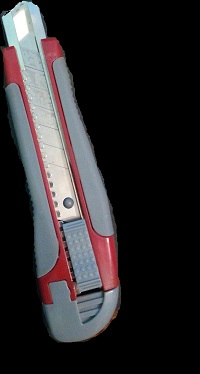
//> input picture 08_OpenCV_3/object.jpg, 200 x 374 px
$ ./openCV   (built with g++ and OpenCV 4)
//> lines starting //> are read from the running program, lines starting //| are printed output that depends on the picture; after the words box and inside, x2 and y2 are one past the last pixel; in counts of white or black regions, pixels touching at a corner belong together
#include <ctime>
#include <iostream>
#include <vector>
#include <opencv2/core.hpp>
#ifdef HAVE_OPENCV_XFEATURES2D
#include <opencv2/calib3d.hpp>
#include <opencv2/highgui.hpp>
#include <opencv2/imgproc.hpp>
#include <opencv2/features2d.hpp>
#include <opencv2/xfeatures2d.hpp>


using namespace cv;
using namespace cv::xfeatures2d;

enum {
	orb, akaze, kaze
};

template<typename T>
void find_obj(float _thresh, int action, Ptr<T> detector)
{
//> called with _thresh = 0.9, action = 0
	time_t begin = time(NULL);
	Mat img_object, img_scene;

	img_object = imread("object.jpg", IMREAD_GRAYSCALE);
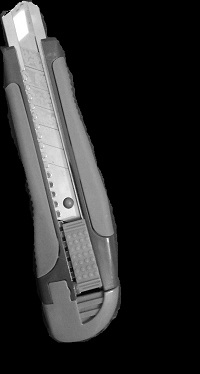
//> img_object: 374 rows x 200 cols, CV_8UC1; min 0, max 255, mean 42.4
	img_scene = imread("scene.jpg" ,IMREAD_GRAYSCALE);
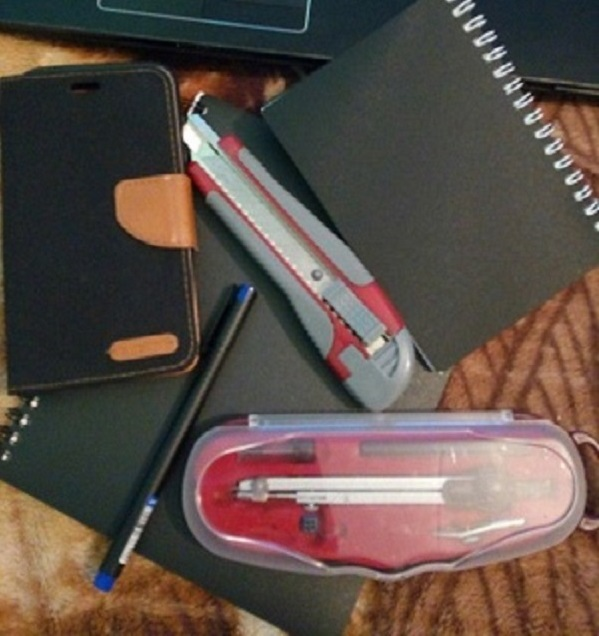
//> input picture 08_OpenCV_3/scene.jpg, 599 x 636 px
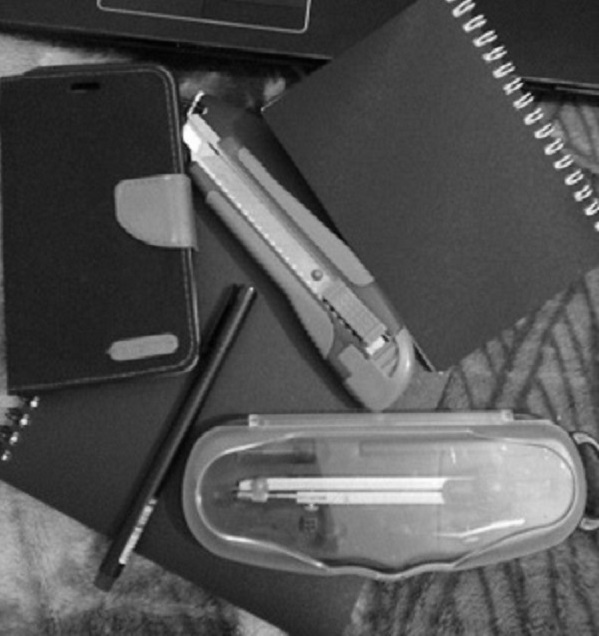
//> img_scene: 636 rows x 599 cols, CV_8UC1; min 0, max 255, mean 82.4

	if(img_object.empty() || img_scene.empty()){
		std::cout << "img isn`t found";
	}

	//find keyPoints

	std::vector<KeyPoint> keypoints_object, keypoints_scene;
	Mat descriptors_object, descriptors_scene;
	detector->detectAndCompute(img_object, noArray(),keypoints_object, descriptors_object);
//> keypoints_object = 366 keypoints; strongest (x, y, size): (107, 239, 31), (57, 218, 31), (45, 37, 31), (63, 204, 31)
	detector->detectAndCompute(img_scene, noArray(),keypoints_scene, descriptors_scene);
//> keypoints_scene = 500 keypoints; strongest (x, y, size): (34, 405, 31), (191, 116, 64.3), (120, 560, 37.2), (194, 111, 44.6)

	//find matches
	Ptr<DescriptorMatcher> matcher = DescriptorMatcher::create(DescriptorMatcher::BRUTEFORCE);
	std::vector<std::vector<DMatch>> bad_matches;
	matcher->knnMatch(descriptors_object, descriptors_scene, bad_matches,2);
//> bad_matches = 366 matches

	//filter matches
	std::vector<DMatch> good_matches;
	for(size_t i = 0; i < bad_matches.size();i++){
		if(bad_matches[i][0].distance < _thresh * bad_matches[i][1].distance)
			good_matches.push_back(bad_matches[i][0]);
	}
//> after the loop, good_matches = 62 matches

	//draw good matches
	Mat img_matches;
	drawMatches(img_object, keypoints_object, img_scene, keypoints_scene, good_matches, img_matches,
	Scalar::all(-1), Scalar::all(-1), std::vector<char>(), DrawMatchesFlags::NOT_DRAW_SINGLE_POINTS);

	//square

	std::vector<Point2f> obj, scene;

	for(size_t i = 0; i < good_matches.size(); i++){
		obj.push_back( keypoints_object[ good_matches[i].queryIdx ].pt );
        scene.push_back( keypoints_scene[ good_matches[i].trainIdx ].pt );
	}
//> this loop made 62 passes
//> after the loop, obj = 62 Points (x, y), first 12: [51, 193], [45, 37], [63, 220], [61, 224], [63, 201], [77, 216], [55, 209], [59, 225], [56, 202], [61, 228], [78, 295], [54, 192]; scene = 62 Points (x, y), first 12: [199.2, 111.6], [331.2, 308.2], [539.1, 108.9], [324, 300], [197, 162], [190.8, 109.2], [190.1, 109.4], [331.8, 307.6], [123, 565], [324, 300], [517, 79.2], [397.7, 333.2]

	int size = scene.size();
//> size = 62

	Mat H = findHomography(obj,scene,RANSAC  );
//> H = [[-5.45, 0.865, 269.8], [-5.33, 0.892, 246.5], [-0.0175, 0.0021, 1]]

	std::vector<Point2f> obj_corners(4);
    obj_corners[0] = Point2f(0, 0);
    obj_corners[1] = Point2f( (float)img_object.cols, 0 );
    obj_corners[2] = Point2f( (float)img_object.cols, (float)img_object.rows );
    obj_corners[3] = Point2f( 0, (float)img_object.rows );
	std::vector<Point2f> scene_corners(4);

	perspectiveTransform( obj_corners, scene_corners, H);
//> scene_corners = 4 Points (x, y): [269.8, 246.5], [329.1, 328.8], [291.1, 284.8], [332.2, 324.8]

	line( img_matches, scene_corners[0] + Point2f((float)img_object.cols, 0),
          scene_corners[1] + Point2f((float)img_object.cols, 0), Scalar(0, 255, 0), 4 );
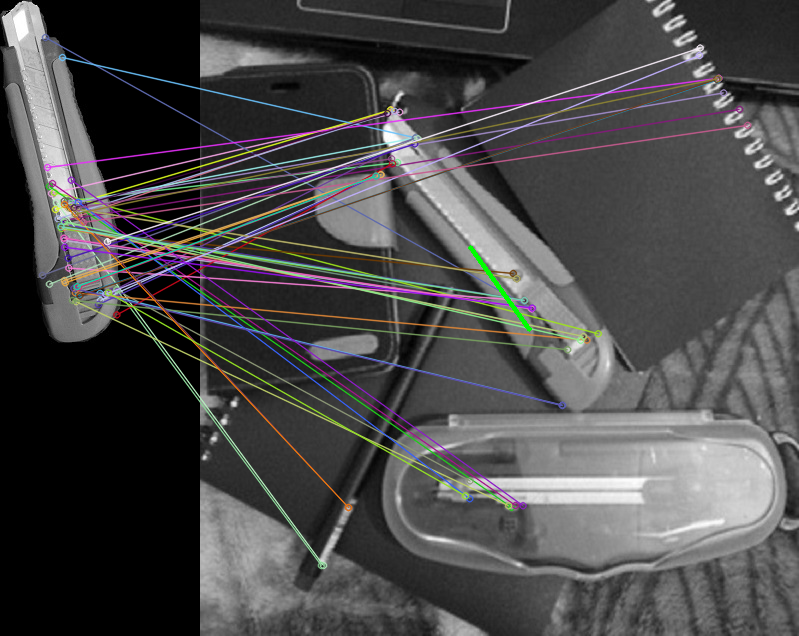
//> img_matches: 636 rows x 799 cols, CV_8UC3; mean B, G, R 73.2, 72.8, 73.7
    line( img_matches, scene_corners[1] + Point2f((float)img_object.cols, 0),
          scene_corners[2] + Point2f((float)img_object.cols, 0), Scalar( 0, 255, 0), 4 );
//> img_matches: 636 rows x 799 cols, CV_8UC3; 147 pixels changed, all inside (x1, y1, x2, y2) = (489, 283, 524, 326)
    line( img_matches, scene_corners[2] + Point2f((float)img_object.cols, 0),
          scene_corners[3] + Point2f((float)img_object.cols, 0), Scalar( 0, 255, 0), 4 );
//> img_matches: 636 rows x 799 cols, CV_8UC3; mean B, G, R 73.1, 72.9, 73.6
    line( img_matches, scene_corners[3] + Point2f((float)img_object.cols, 0),
          scene_corners[0] + Point2f((float)img_object.cols, 0), Scalar( 0, 255, 0), 4 );
//> img_matches: 636 rows x 799 cols, CV_8UC3; mean B, G, R 73.1, 72.9, 73.6
	int good_keypoints = 0;
	for(size_t i = 0; i < scene.size();i++){
		if (scene[i].x > scene_corners[0].x && scene[i].x < scene_corners[1].x
		&& scene[i].y > scene_corners[0].y && scene[i].y < scene_corners[2].y)
			good_keypoints++;
	}
//> after the loop, good_keypoints = 3

	std::string win, file_save;
	switch(action){
		case orb:
		win = "orb";
		file_save = "orb.jpg";
		std::cout << "orb: \n";
		break;

		case akaze:
		win = "akaze";
		file_save = "akaze.jpg";
		std::cout << "akaze: \n";
		break;

		case kaze:
		win = "kaze";
		file_save = "kaze.jpg";
		std::cout << "kaze: \n";
		break;
	}

	imshow(win, img_matches);
	imwrite(file_save, img_matches);

	std::cout << "time: " <<time(NULL) - begin << std::endl;
	std::cout << "good_keypoints: " << good_keypoints << "percent: " << good_keypoints *100 / size  << " %\n";
//| good_keypoints: 3percent: 4 %
}


int main()
{


	Ptr<FeatureDetector> detector1 = ORB::create();
	find_obj(0.9, orb, detector1);

	Ptr<FeatureDetector> detector2 = AKAZE::create();
	find_obj(5, akaze, detector2);
//> call 2 of find_obj, with _thresh = 5, action = 1
//> in find_obj (call 2), `detector->detectAndCompute(img_object, noArray(),keypoints_object, des..`: keypoints_object = 82 keypoints; strongest (x, y, size): (66, 203, 5.7), (67, 203, 8.1), (74, 211, 8.1), (63, 214, 8.1)
//> in find_obj (call 2), `detector->detectAndCompute(img_scene, noArray(),keypoints_scene, descr..`: keypoints_scene = 530 keypoints; strongest (x, y, size): (189, 134, 16.1), (33, 403, 4.8), (187, 134, 11.4), (499, 73, 8.1)
//> in find_obj (call 2), `matcher->knnMatch(descriptors_object, descriptors_scene, bad_matches,2);`: bad_matches = 82 matches
//> the loop in find_obj (call 2), `for(size_t i = 0; i < bad_matches.size();i++)` made 82 passes
//> the loop in find_obj (call 2), `for(size_t i = 0; i < good_matches.size(); i++)` made 82 passes
//> after the loop in find_obj (call 2), `for(size_t i = 0; i < good_matches.size(); i++)`: obj = 82 Points (x, y), first 12: [49.06, 33.91], [42.77, 35.3], [43.18, 41.17], [54.97, 40.91], [87.97, 131.1], [47.17, 169.2], [49.4, 179.1], [50.77, 184], [51.93, 188.8], [65.75, 226.5], [60.98, 228.7], [63.59, 238.3]; scene = 82 Points (x, y), first 12: [419.6, 360.3], [351.1, 349.7], [219.7, 143.3], [303, 506], [185, 145.8], [214.7, 138.2], [214.7, 138.2], [293.7, 266.2], [293.7, 266.2], [530.8, 99.07], [331.7, 308.5], [331.7, 308.5]
//> in find_obj (call 2), `int size = scene.size();`: size = 82
//> in find_obj (call 2), `Mat H = findHomography(obj,scene,RANSAC  );`: H = [[0.792, 0.44, 163.9], [-0.518, 0.846, 129.3], [-0.000233, -7.49e-05, 1]]
//> in find_obj (call 2), `perspectiveTransform( obj_corners, scene_corners, H);`: scene_corners = 4 Points (x, y): [163.9, 129.3], [338, 26.87], [526.2, 369.4], [338.1, 458.4]
//> in find_obj (call 2), `line( img_matches, scene_corners[3] + Point2f((float)img_object.cols, ..`:
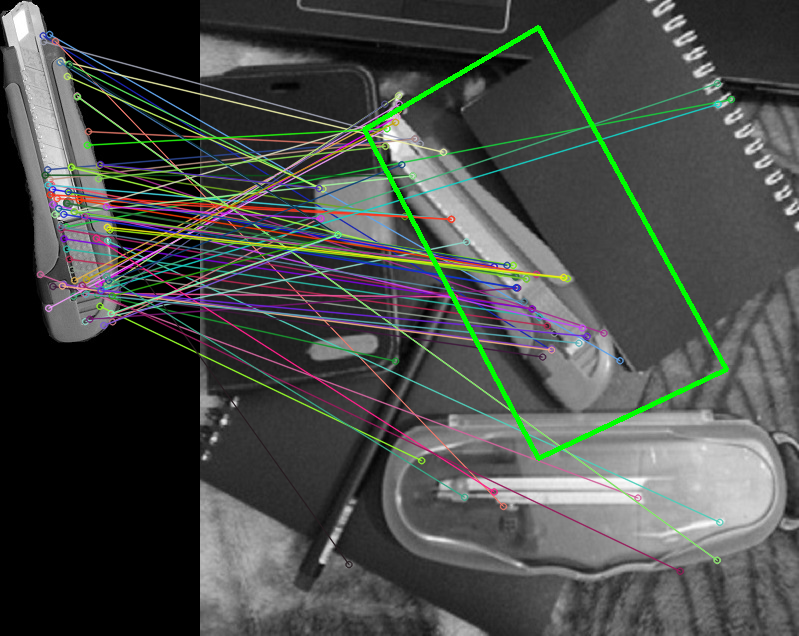
//> img_matches: 636 rows x 799 cols, CV_8UC3; mean B, G, R 72.5, 75.6, 72.6
//> the loop in find_obj (call 2), `for(size_t i = 0; i < scene.size();i++)` made 82 passes
//> after the loop in find_obj (call 2), `for(size_t i = 0; i < scene.size();i++)`: good_keypoints = 34
//| good_keypoints: 34percent: 41 %

	Ptr<FeatureDetector> detector3 = KAZE::create();
	find_obj(5, kaze, detector3);
//> call 3 of find_obj, with _thresh = 5, action = 2
//> in find_obj (call 3), `detector->detectAndCompute(img_object, noArray(),keypoints_object, des..`: keypoints_object = 147 keypoints; strongest (x, y, size): (66, 203, 5.8), (64, 213, 9.2), (74, 211, 7.9), (68, 214, 12.4)
//> in find_obj (call 3), `detector->detectAndCompute(img_scene, noArray(),keypoints_scene, descr..`: keypoints_scene = 744 keypoints; strongest (x, y, size): (196, 137, 26.6), (187, 134, 15.9), (34, 403, 5.8), (24, 421, 5.8)
//> in find_obj (call 3), `matcher->knnMatch(descriptors_object, descriptors_scene, bad_matches,2);`: bad_matches = 147 matches
//> the loop in find_obj (call 3), `for(size_t i = 0; i < bad_matches.size();i++)` made 147 passes
//> in find_obj (call 3), `drawMatches(img_object, keypoints_object, img_scene, keypoints_scene, ..`:
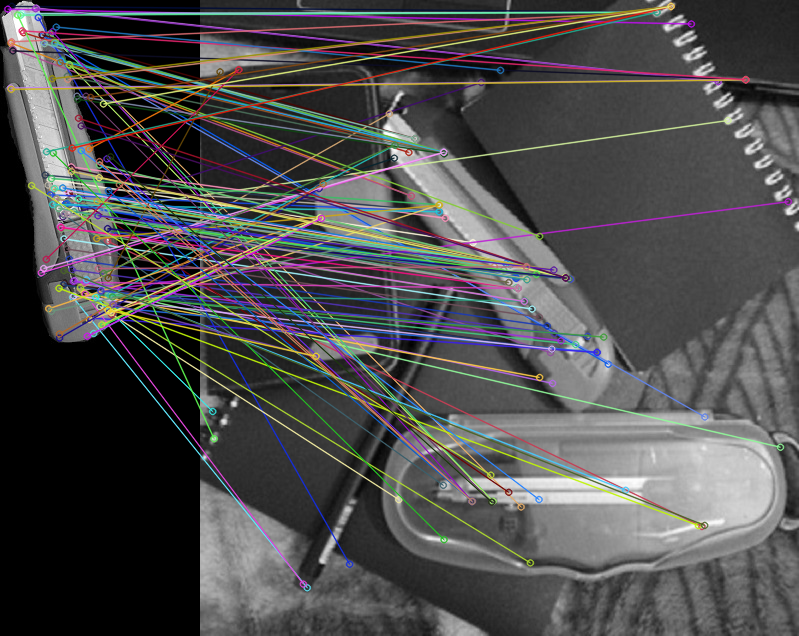
//> img_matches: 636 rows x 799 cols, CV_8UC3; mean B, G, R 77.8, 77.3, 77.9
//> the loop in find_obj (call 3), `for(size_t i = 0; i < good_matches.size(); i++)` made 147 passes
//> after the loop in find_obj (call 3), `for(size_t i = 0; i < good_matches.size(); i++)`: obj = 147 Points (x, y), first 12: [11.38, 5.91], [35.77, 7.65], [7.33, 8.66], [21.45, 13.01], [49.25, 33.78], [42.57, 35.17], [43.32, 41.42], [54.79, 41.02], [10.59, 42.61], [12.34, 48.67], [61.44, 59.48], [49.78, 178.9]; scene = 147 Points (x, y), first 12: [456.5, 11.75], [517.7, 81.2], [490.9, 23.47], [456.5, 11.75], [320.6, 506.5], [407.8, 363.7], [504.4, 416.5], [243.2, 151.8], [210.9, 195.5], [210.9, 195.5], [243.2, 151.8], [272.5, 242.3]
//> in find_obj (call 3), `int size = scene.size();`: size = 147
//> in find_obj (call 3), `Mat H = findHomography(obj,scene,RANSAC  );`: H = [[0.389, 0.615, 161.5], [-0.902, 1, 128.5], [-0.00137, 0.000385, 1]]
//> in find_obj (call 3), `perspectiveTransform( obj_corners, scene_corners, H);`: scene_corners = 4 Points (x, y): [161.5, 128.5], [329.5, -71.38], [539.5, 371.8], [342.4, 440.4]
//> in find_obj (call 3), `line( img_matches, scene_corners[3] + Point2f((float)img_object.cols, ..`:
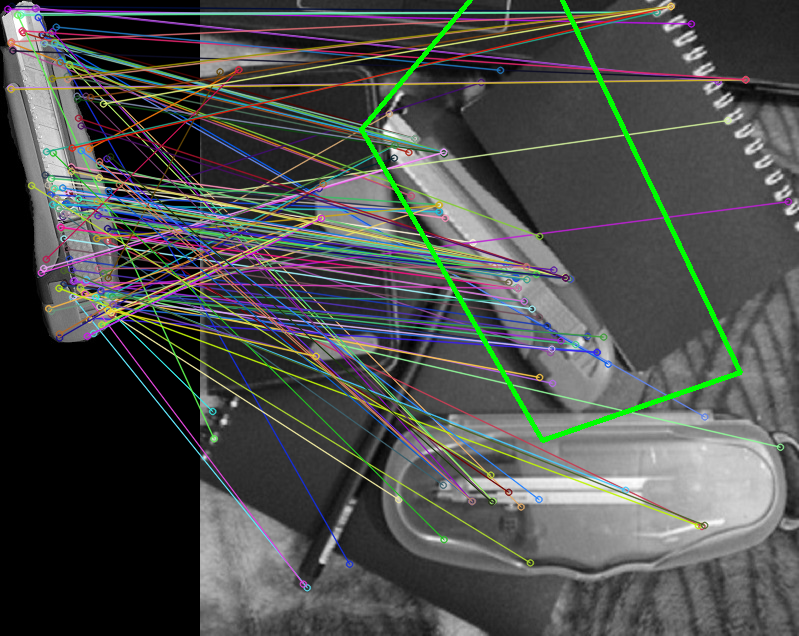
//> img_matches: 636 rows x 799 cols, CV_8UC3; mean B, G, R 76.9, 79.2, 77
//> the loop in find_obj (call 3), `for(size_t i = 0; i < scene.size();i++)` made 147 passes
//> after the loop in find_obj (call 3), `for(size_t i = 0; i < scene.size();i++)`: good_keypoints = 53
//| good_keypoints: 53percent: 36 %
	cv::waitKey(0);
}
#else
int main(){
	std::cout << "need xfeatures2d\n";
	std::cin.get();
	return 0;
}
#endif
